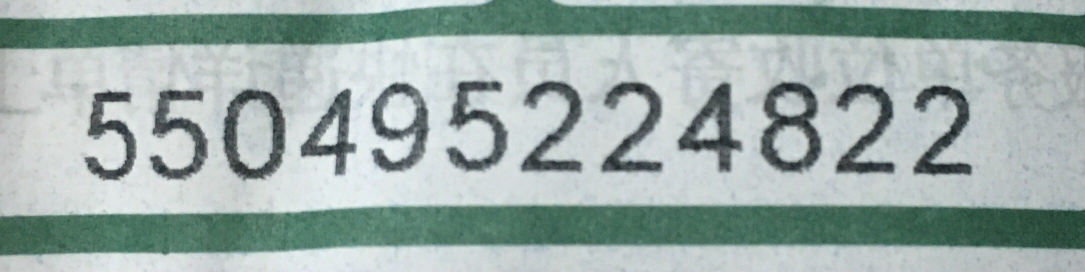
%> input picture test.jpg, 2170 x 544 px (shown at 1/2 size)
$ octave telnum_svm.m   (GNU Octave 9; MATLAB toolbox functions it lacks are replaced by stand-ins)
%> lines starting %> are read from the running program, lines starting %| are printed output that depends on the picture; in (x1, y1, x2, y2) boxes, pixels count from 0 and x2, y2 are one past the last pixel; in counts of white or black regions, pixels touching at a corner belong together; the program's own positions count from 1
clc;
clear;
%% testing
    load('svm_struct');
    tic;
%% preprocess
    imgFile='test.jpg';
    I=imread(imgFile);
%> I is the input picture: size 544x2170x3 uint8; mean R, G, B 155.8, 171.8, 168.3
    level = graythresh(I);
%> level = 0.58
    Ibw1 = im2bw(I,level);
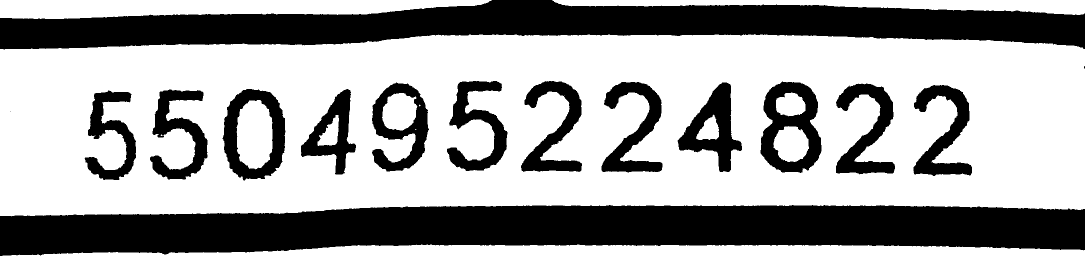
%> Ibw1: size 544x2170 logical (shown at 1/2 size); 65.4% white; 16 black regions (2 under 20 px), largest, box (x1, y1, x2, y2) and area: (0, 410, 2170, 512) 169535, (0, 0, 2170, 99) 130575, (1521, 163, 1643, 346) 11524
    % imshow(Ibw1);
    % figure;
    Ibw1 =1 - Ibw1; % 反色
    % imshow(Ibw1);
    % figure;

    [height,length]=size(Ibw1);
%> height = 544; length = 2170
    thres_h=0.3*height;
%> thres_h = 163.2
    thres_l=0.05*length;
%> thres_l = 108.5

    % % 孔洞填充
    % Ibw1 = imfill(Ibw1,'holes');
    % imshow(Ibw1);
    % figure;

    [l,m]=bwlabel(Ibw1,8);
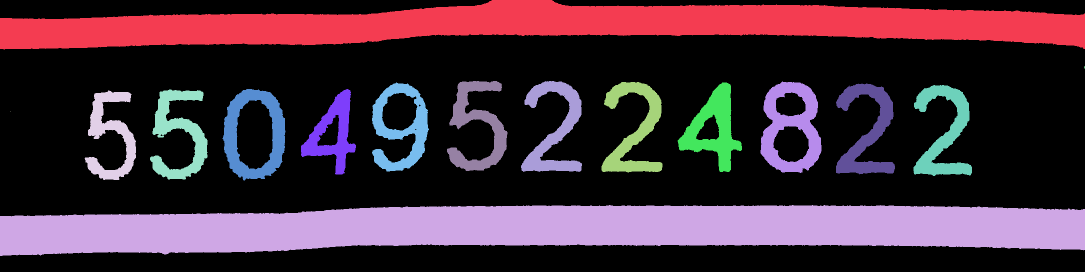
%> l: size 544x2170 double (shown at 1/2 size); 17 distinct labels, from 0 to 16; one colour per label, 0 black
%> m = 16
    % imshow(l);
    % figure;
    count=1;
    for i=1:m
        [row,col] = find(l==i);%第i个连通域
        pos = find(l==i);%第i个连通域
        rowmin=min(row);
        rowmax=max(row);
        colmin=min(col);
        colmax=max(col);
        digit_h=rowmax-rowmin;
        digit_l=colmax-colmin;


    %% 离散过滤
        if((digit_h<thres_h)||(digit_l<thres_l))
            continue;
        else
            digitImg_l=ceil(max(digit_h,digit_l)*1.55);
            last=zeros(digitImg_l);
            digitImg_rowmin=ceil((digitImg_l-digit_h)/2);
            digitImg_colmin=ceil((digitImg_l-digit_l)/2);
            temp=zeros(size(Ibw1));
            temp(pos)=Ibw1(pos);
            last(digitImg_rowmin:digitImg_rowmin+digit_h,digitImg_colmin:digitImg_colmin+digit_l)=temp(rowmin:rowmax,colmin:colmax);
            digit_mean=(mean(mean(last)));
    %         imshow(last);
    %         title(num2str(digit_mean));

            if(digit_mean>0.01)
                %%
%                 subplot(1,m,i);
%                 imshow(last);
%                 figure;
                %scale&center:
                lastImg=imresize(last, [28,28]);
                subplot(3,ceil(m/3),i);
                imshow(lastImg);
                lastImg=lastImg(:);
                lastImg=lastImg';
                testImg(count,:)=lastImg;
                count=count+1;
            end
        end
    end
%> this loop made 16 passes
%> (rowmin, rowmax, colmin, colmax, digit_h, digit_l, digitImg_l, digitImg_rowmin) on passes 5 to 15: (180, 359, 301, 415, 179, 114, 278, 50), (179, 361, 446, 571, 182, 125, 283, 51), (179, 349, 603, 712, 170, 109, 264, 47), (166, 343, 745, 858, 177, 113, 275, 49), (163, 342, 895, 1015, 179, 120, 278, 50), (163, 344, 1043, 1164, 181, 121, 281, 50), (165, 345, 1204, 1325, 180, 121, 279, 50), (166, 344, 1356, 1484, 178, 128, 276, 49), (164, 346, 1522, 1643, 182, 121, 283, 51), (168, 349, 1673, 1790, 181, 117, 281, 50), (171, 352, 1828, 1944, 181, 116, 281, 50)
%> (rowmin, rowmax, colmin, colmax, digit_h, digit_l) on passes 1, 2, 4: (1, 99, 1, 2170, 98, 2169), (411, 512, 1, 2170, 101, 2169), (182, 360, 170, 272, 178, 102)
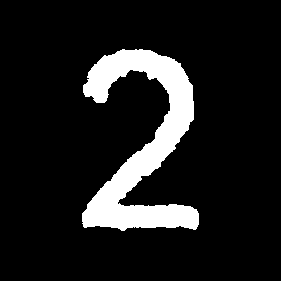
%> last: size 281x281 double; values 0 (black) and 1 (white), 11.4% white; 1 white region, box (x1, y1, x2, y2) and area: (82, 49, 199, 231) 9032
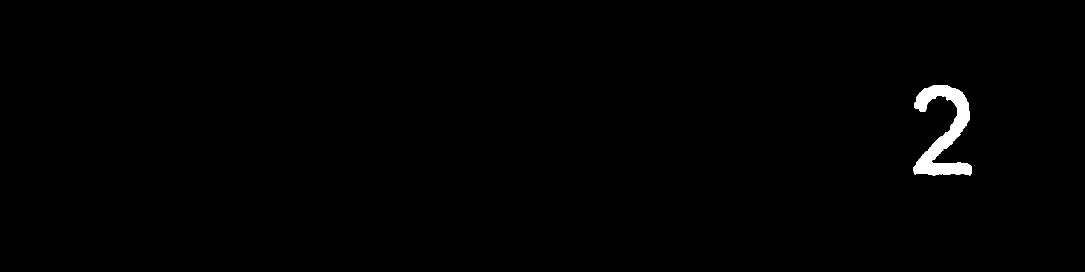
%> temp: size 544x2170 double (shown at 1/2 size); values 0 (black) and 1 (white), 0.77% white; 1 white region, box (x1, y1, x2, y2) and area: (1827, 170, 1944, 352) 9032
%> after the loop, lastImg = 784 values, max 1.1 at index 526, min -0.0755 at index 384, mean 0.114
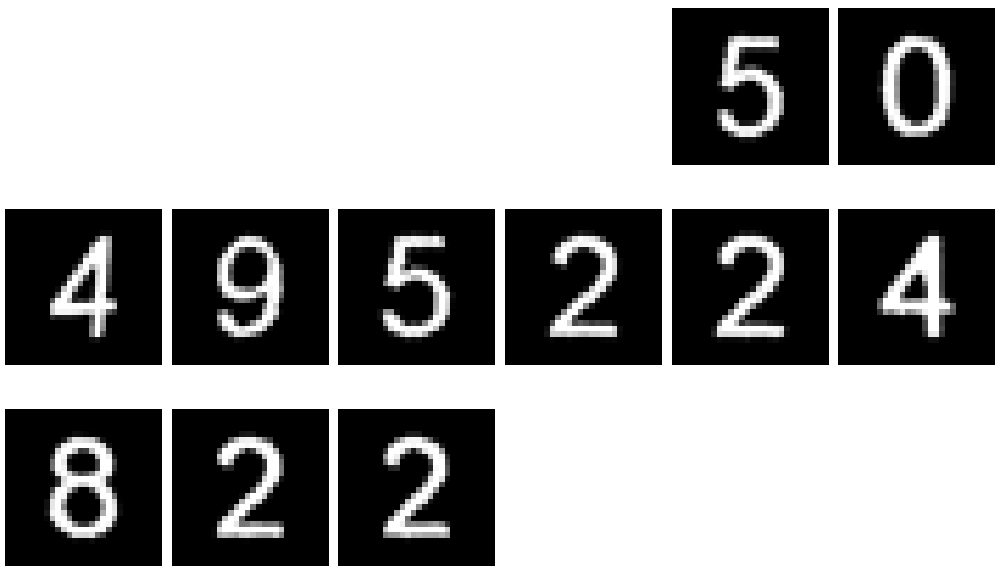
%> figure redrawn from the program's plot data, 11 panels


%> (the run ends here)
